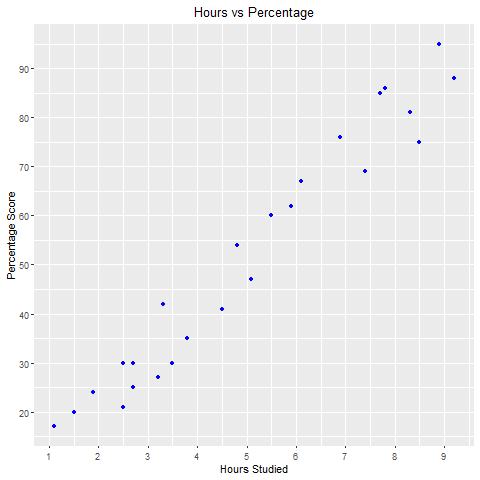

The script that saved this image:
#load necessary packages
library(ggplot2)
library(caTools)
library(MLmetrics)

#downloading the csv file for analysis
url <- "https://raw.githubusercontent.com/AdiPersonalWorks/Random/master/student_scores%20-%20student_scores.csv"
dataset <- read.csv(url)
print("Data has been downloaded successfully")
cat("\n")

#view data
print(head(dataset,10))
cat("\n")

#plotting the data - checking for linearity
plot <- ggplot()+
  geom_point(aes(x=dataset$Hours,y=dataset$Scores),col="blue")+
  scale_x_continuous(breaks = c(1:9),limits = lim_x)+
  scale_y_continuous(breaks = seq(0,100,by=10),limits = lim_y)+
  xlab("Hours Studied")+ylab("Percentage Score")+
  ggtitle("Hours vs Percentage")+
  theme(plot.title = element_text(hjust = 0.5))
print(plot)
print("The variables have been plotted - See Plots Tab")
cat("\n")

#saving plot in file "task1.png"
dev.copy(png,"task1.png")
dev.off()

#correlation between dependent and independent variable
correlation <- cor(dataset$Hours,dataset$Scores)
cat("Correlation between Hours and Scores : \n")
cat(correlation)
cat("\n")

#creating dependent and independent variables
independent_var <- dataset$Hours
dependent_var <- dataset$Scores

#splitting test-train data
set.seed(0)
split = sample.split(dataset$Scores, SplitRatio = 0.8)
training_set = subset(dataset, split == TRUE)
test_set = subset(dataset, split == FALSE)

#training the simple linear model
regressor <- lm(formula = Scores ~ Hours,data = training_set)
cat("Training Complete\n\n")
stats <- summary(regressor)
print("Coefficients")
print(stats$coefficients[,c(1,4)])
cat("\n")

#predicting the test data
scores <- predict(regressor,newdata = test_set)
predicted_scores <- data.frame(test_set$Hours,test_set$Scores,scores)
names(predicted_scores) <- c("Hours","Scores","Predicted Scores")
rownames(predicted_scores) <- 1:nrow(predicted_scores)
print("Comparing the actual values and the preicted values of the test data")
print(predicted_scores)
cat("\n")

#plotting the regression line along dataset for the training set
plot <- ggplot()+
   geom_point(aes(x=training_set$Hours,y=training_set$Scores),col="blue")+geom_line(aes(x=training_set$Hours,y=predict(regressor,newdata = training_set),colour='red'))+     xlab("Hours Studied")+ylab("Percentage Score")+
   ggtitle("Hours vs Percentage - Regression Line")+
   theme(plot.title = element_text(hjust = 0.5))+
   labs(colour='RegressionLine')
print(plot)
print("The Regression Line has been plotted - See Plots Tab")
cat("\n")

#saving plot in file "task1.1.png"
dev.copy(png,"task1.1.png")
dev.off()

#custom prediction
cat("Custom Prediction\n")
sample <- data.frame(Hours=9.25)
print("Hours = 9.25")
predicted_val <- predict(regressor,sample)
c <- paste("Predicted value = ",predicted_val)
print(c)
cat("\n")

#evaluating metrics
cat("Evaluating the Regression Model\n")
metrics <- data.frame(matrix(ncol = 2,nrow = 5))
names(metrics) <- c("Metric","Value")
mae <- MAE(test_set$Scores,predict(regressor,test_set))
mape <- MAPE(predict(regressor,test_set),test_set$Scores)
mnames <- c("R-Squared","Adj. R-Squared","MeanAbsoluteError","MeanAbsolutePercentageError","ResidualStandardError")
mvalues <- c(stats$r.squared,stats$adj.r.squared,mae,mape,stats$sigma)
metrics$Metric <- mnames
metrics$Value <- mvalues
print(metrics)
